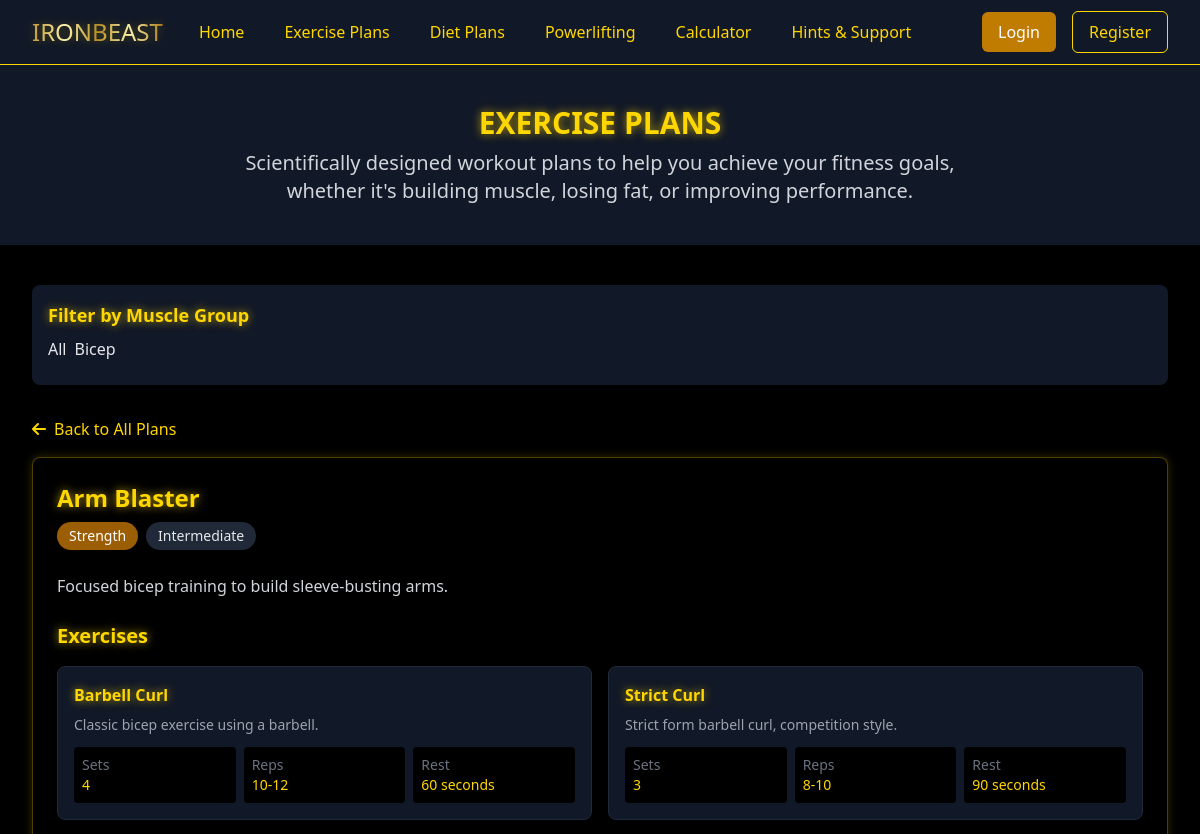
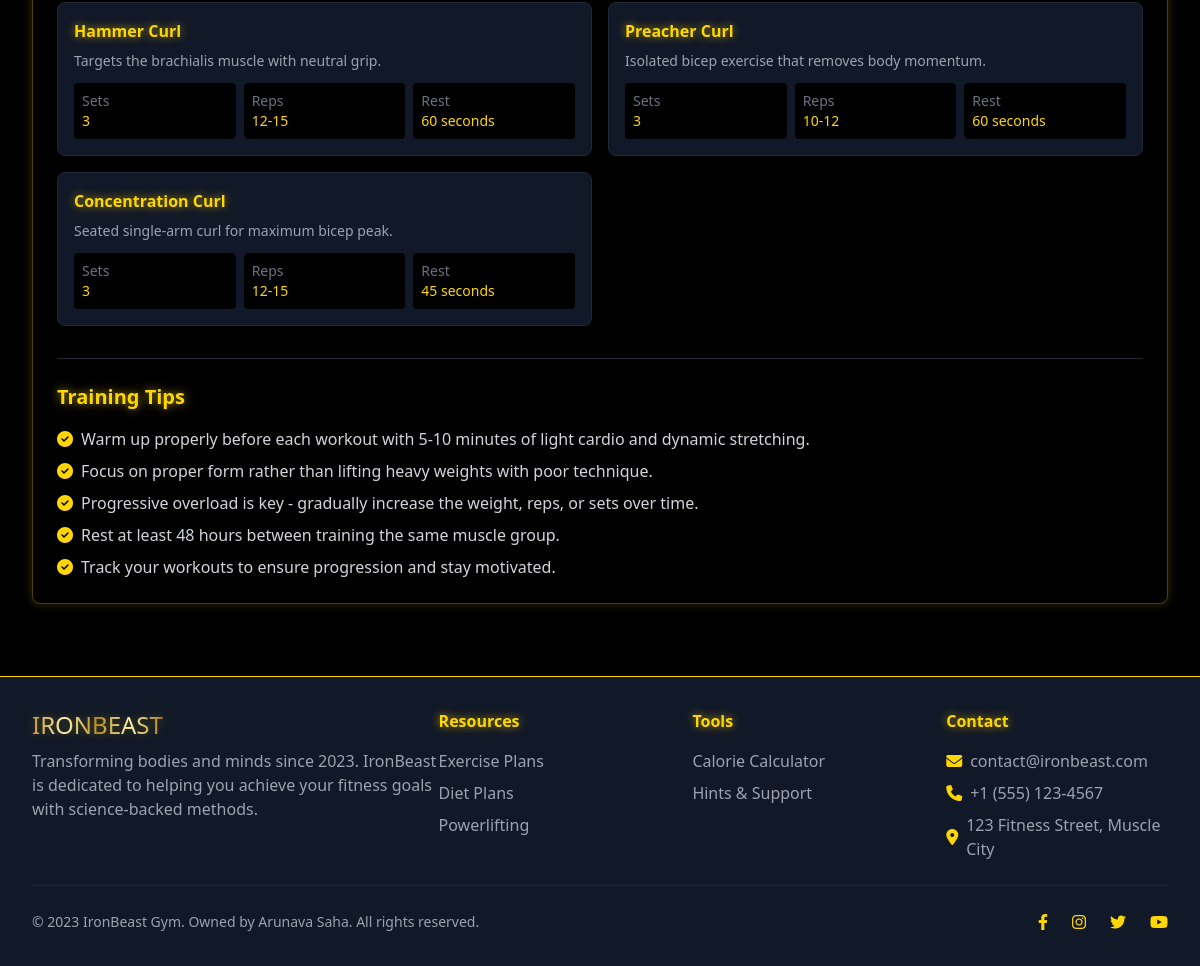
Page /exercise-plan/5 on the committed database (2 pictures, top to bottom).
### models.py (models this page shows)
class ExercisePlan(db.Model):
    id = db.Column(db.Integer, primary_key=True)
    name = db.Column(db.String(100), nullable=False)
    category = db.Column(db.String(50), nullable=False)  # e.g., "strength", "cardio", "powerlifting"
    description = db.Column(db.Text, nullable=False)
    difficulty = db.Column(db.String(20), nullable=False)  # "beginner", "intermediate", "advanced"
    exercises = db.relationship('Exercise', backref='plan', lazy=True)

class Exercise(db.Model):
    id = db.Column(db.Integer, primary_key=True)
    name = db.Column(db.String(100), nullable=False)
    description = db.Column(db.Text, nullable=False)
    sets = db.Column(db.Integer)
    reps = db.Column(db.String(50))  # Can be "10-12" or just "10"
    rest = db.Column(db.String(20))  # Rest time, e.g., "60 seconds"
    plan_id = db.Column(db.Integer, db.ForeignKey('exercise_plan.id'), nullable=False)
    muscle_group = db.Column(db.String(50))  # e.g., "chest", "bicep", "shoulder", "tricep", "legs", "back", "core"
    image_url = db.Column(db.String(255))  # URL to exercise image
    video_url = db.Column(db.String(255))  # URL to exercise demonstration video

### routes.py (the view)
@app.route('/exercise-plan/<int:plan_id>')
def exercise_plan_detail(plan_id):
    muscle_group = request.args.get('muscle_group')
    plan = ExercisePlan.query.get_or_404(plan_id)
    if muscle_group:
        exercises = Exercise.query.filter_by(plan_id=plan_id, muscle_group=muscle_group).all()
    else:
        exercises = Exercise.query.filter_by(plan_id=plan_id).all()
    plan_muscle_groups = (
        db.session.query(Exercise.muscle_group)
        .filter_by(plan_id=plan_id)
        .distinct()
        .all()
    )
    plan_muscle_groups = [m[0] for m in plan_muscle_groups if m[0]]
    return render_template(
        'exercise_plans.html',
        plan=plan,
        exercises=exercises,
        is_detail=True,
        muscle_groups=plan_muscle_groups,
        selected_muscle_group=muscle_group
    )

### templates/exercise_plans.html (shortened to what this page needs)
{% extends 'base.html' %}
{% block content %}
    <div class="bg-gray-900 py-10">
        <div class="max-w-7xl mx-auto px-4 sm:px-6 lg:px-8">
            <h1 class="text-3xl font-bold text-center golden-text mb-2">EXERCISE PLANS</h1>
            <p class="text-xl text-center text-gray-300 max-w-3xl mx-auto">
                Scientifically designed workout plans to help you achieve your fitness goals, whether it's building muscle, losing fat, or improving performance.
            </p>
        </div>
    </div>
    <div class="bg-black py-10">
        <div class="max-w-7xl mx-auto px-4 sm:px-6 lg:px-8">
            {% if muscle_groups %}
            <div class="mb-8 bg-gray-900 p-4 rounded-lg">
                <h3 class="text-lg font-semibold golden-text mb-2">Filter by Muscle Group</h3>
                <div class="flex flex-wrap">
                    {% if is_detail %}
                        <a href="{{ url_for('exercise_plan_detail', plan_id=plan.id) }}" class="muscle-group-badge {% if not selected_muscle_group %}selected{% endif %} mb-2 mr-2">
                            All
                        </a>
                        {% for group in muscle_groups %}
                            <a href="{{ url_for('exercise_plan_detail', plan_id=plan.id, muscle_group=group) }}"
                               class="muscle-group-badge {% if selected_muscle_group == group %}selected{% endif %} mb-2 mr-2">
                                {{ group|capitalize }}
                            </a>
                        {% endfor %}
                    {% endif %}
                </div>
            </div>
            {% endif %}
            {% if is_detail is defined and is_detail %}
                <div class="mb-8">
                    <a href="{{ url_for('exercise_plans') }}" class="text-gold-500 hover:text-gold-400 flex items-center mb-4">
                        <i class="fas fa-arrow-left mr-2"></i> Back to All Plans
                    </a>
                    <div class="golden-card rounded-lg p-6">
                        <h2 class="text-2xl font-bold golden-text mb-2">{{ plan.name }}</h2>
                        <div class="flex flex-wrap items-center mb-4 text-sm">
                            <span class="bg-gold-800 text-white px-3 py-1 rounded-full mr-2 mb-2">{{ plan.category|capitalize }}</span>
                            <span class="bg-gray-800 text-gray-200 px-3 py-1 rounded-full mb-2">{{ plan.difficulty|capitalize }}</span>
                        </div>
                        <p class="text-gray-300 mb-6">{{ plan.description }}</p>
                        <h3 class="text-xl font-semibold golden-text mb-4">Exercises</h3>
                        <div class="grid grid-cols-1 md:grid-cols-2 gap-4">
                            {% for exercise in exercises %}
                                <div class="bg-gray-900 rounded-lg p-4 border border-gray-800">
                                    <h4 class="font-semibold golden-text mb-2">{{ exercise.name }}</h4>
                                    <p class="text-gray-400 text-sm mb-3">{{ exercise.description }}</p>
                                    <div class="grid grid-cols-3 gap-2 text-sm">
                                        <div class="bg-black p-2 rounded">
                                            <span class="text-gray-500">Sets</span>
                                            <p class="text-gold-500">{{ exercise.sets }}</p>
                                        </div>
                                        <div class="bg-black p-2 rounded">
                                            <span class="text-gray-500">Reps</span>
                                            <p class="text-gold-500">{{ exercise.reps }}</p>
                                        </div>
                                        <div class="bg-black p-2 rounded">
                                            <span class="text-gray-500">Rest</span>
                                            <p class="text-gold-500">{{ exercise.rest }}</p>
                                        </div>
                                    </div>
                                </div>
                            {% endfor %}
                        </div>
                        <div class="mt-8 pt-6 border-t border-gray-800">
                            <h3 class="text-xl font-semibold golden-text mb-4">Training Tips</h3>
                            <ul class="space-y-2 text-gray-300">
                                <li class="flex items-start">
                                    <i class="fas fa-check-circle text-gold-500 mt-1 mr-2"></i>
                                    <span>Warm up properly before each workout with 5-10 minutes of light cardio and dynamic stretching.</span>
                                </li>
                                <li class="flex items-start">
                                    <i class="fas fa-check-circle text-gold-500 mt-1 mr-2"></i>
                                    <span>Focus on proper form rather than lifting heavy weights with poor technique.</span>
                                </li>
                                <li class="flex items-start">
                                    <i class="fas fa-check-circle text-gold-500 mt-1 mr-2"></i>
                                    <span>Progressive overload is key - gradually increase the weight, reps, or sets over time.</span>
                                </li>
                                <li class="flex items-start">
                                    <i class="fas fa-check-circle text-gold-500 mt-1 mr-2"></i>
                                    <span>Rest at least 48 hours between training the same muscle group.</span>
                                </li>
                                <li class="flex items-start">
                                    <i class="fas fa-check-circle text-gold-500 mt-1 mr-2"></i>
                                    <span>Track your workouts to ensure progression and stay motivated.</span>
                                </li>
                            </ul>
                        </div>
                    </div>
                </div>
            {% endif %}
        </div>
    </div>
{% endblock %}

### static/css/custom.css (style rules this page uses)
body { background-color: #000; position: relative; }
body::before { content: ""; position: fixed; top: 0; left: 0; width: 100%; height: 100%; z-index: -1; background-image: url('/static/images/muscular-silhouette.png'); background-size: cover; background-position: center; background-repeat: no-repeat; opacity: 0.25; pointer-events: none; }
.golden-text { color: #FFD700; text-shadow: 0 0 10px rgba(255, 215, 0, 0.7); animation: glow 2s ease-in-out infinite alternate; }
.golden-card { background-color: rgba(0, 0, 0, 0.7); border: 1px solid rgba(255, 215, 0, 0.3); box-shadow: 0 0 10px rgba(255, 215, 0, 0.2); transition: all 0.3s ease; }

### rows in the picture
ExercisePlan: name "Arm Blaster", category "Strength", difficulty "Intermediate", description "Focused bicep training to build sleeve-busting arms."
Exercise: name "Barbell Curl", description "Classic bicep exercise using a barbell.", sets "4", reps "10-12", rest "60 seconds"
Exercise: name "Strict Curl", description "Strict form barbell curl, competition style.", sets "3", reps "8-10", rest "90 seconds"
Exercise: name "Hammer Curl", description "Targets the brachialis muscle with neutral grip.", sets "3", reps "12-15", rest "60 seconds"
Exercise: name "Preacher Curl", description "Isolated bicep exercise that removes body momentum.", sets "3", reps "10-12", rest "60 seconds"
Exercise: name "Concentration Curl", description "Seated single-arm curl for maximum bicep peak.", sets "3", reps "12-15", rest "45 seconds"

### other values in the picture
{{ group|capitalize }} "Bicep"
